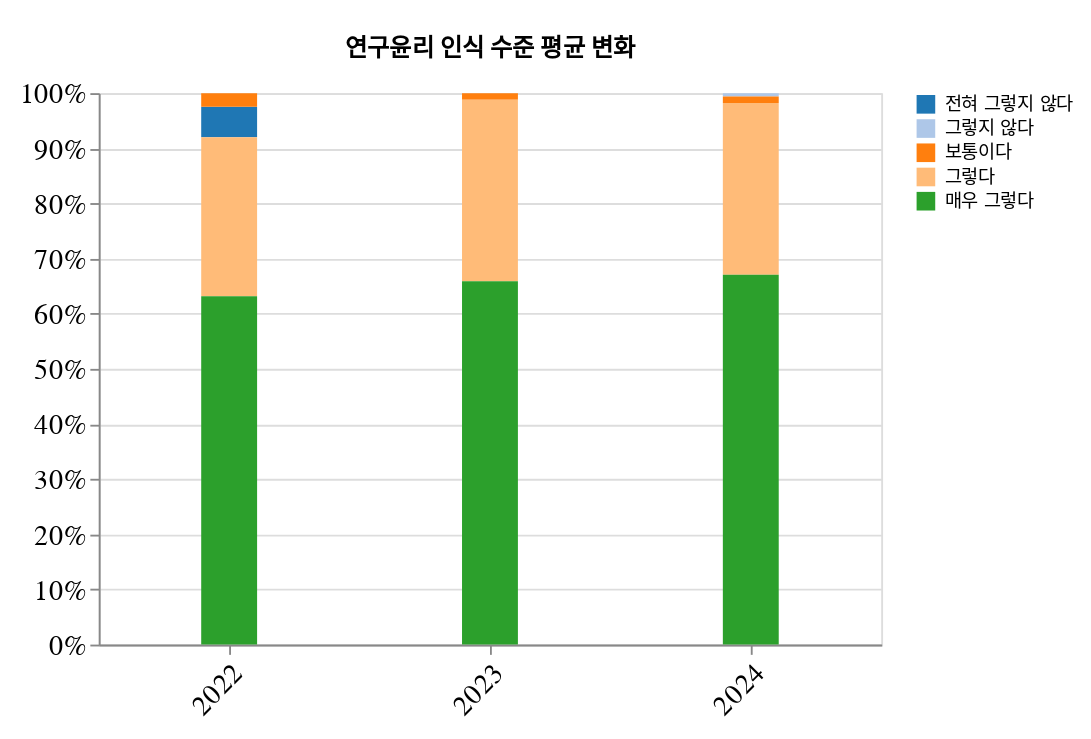

Here is the notebook cell this chart was saved with:
### Code cell
# 
# 가. 연구자의 연구윤리 인식과 실천의 중요성 인식 
# 
title = "연구윤리 인식 수준 평균 변화"

yesorno_5 = {
    1: "전혀 그렇지 않다", 
    2: "그렇지 않다",
    3: "보통이다", 
    4: "그렇다", 
    5: "매우 그렇다",
}

Q = "Q1"

# 1) counting
_2022 = pl.DataFrame({
    "Q1": yesorno_5.keys(),
    "2022": [9, 0, 4, 47, 103],
})

_2023 = pl.DataFrame({
    "Q1": yesorno_5.keys(),
    "2023": [0, 0, 2, 56, 112],
})

# basic_analysis("Q1")
data = get(Q, _2022, _2023, yesorno_5)
draw_graph(data, title, yesorno_5)

### Figure 1 — Vega-Lite specification as saved in the notebook (floating-point values rounded to 4 significant figures)
{"config": {"view": {"continuousWidth": 300, "continuousHeight": 300}, "axis": {"labelFontSize": 15, "titleFontSize": 15, "titlePadding": 100}, "title": {"offset": 10, "subtitlePadding": 100}}, "data": {"name": "data-8c999a539685504cf5d98e46140bee24"}, "mark": {"type": "bar", "size": 30}, "encoding": {"color": {"field": "응답", "scale": {"scheme": "category20"}, "sort": ["전혀 그렇지 않다", "그렇지 않다", "보통이다", "그렇다", "매우 그렇다"], "title": null, "type": "nominal"}, "order": {"field": "Count", "sort": "descending", "type": "quantitative"}, "x": {"axis": {"labelAngle": -45}, "field": "Year", "title": null, "type": "ordinal"}, "y": {"field": "Count", "stack": "normalize", "title": null, "type": "quantitative"}}, "height": 296, "padding": {"top": 20, "bottom": 10, "left": 10, "right": 10}, "title": "연구윤리 인식 수준 평균 변화", "width": 420, "$schema": "https://vega.github.io/schema/vega-lite/v5.20.1.json", "datasets": {"data-8c999a539685504cf5d98e46140bee24": [{"응답": "전혀 그렇지 않다", "Year": "2022", "Count": 9}, {"응답": "그렇지 않다", "Year": "2022", "Count": 0}, {"응답": "보통이다", "Year": "2022", "Count": 4}, {"응답": "그렇다", "Year": "2022", "Count": 47}, {"응답": "매우 그렇다", "Year": "2022", "Count": 103}, {"응답": "전혀 그렇지 않다", "Year": "2023", "Count": 0}, {"응답": "그렇지 않다", "Year": "2023", "Count": 0}, {"응답": "보통이다", "Year": "2023", "Count": 2}, {"응답": "그렇다", "Year": "2023", "Count": 56}, {"응답": "매우 그렇다", "Year": "2023", "Count": 112}, {"응답": "전혀 그렇지 않다", "Year": "2024", "Count": 0}, {"응답": "그렇지 않다", "Year": "2024", "Count": 1}, {"응답": "보통이다", "Year": "2024", "Count": 2}, {"응답": "그렇다", "Year": "2024", "Count": 52}, {"응답": "매우 그렇다", "Year": "2024", "Count": 112}]}}
